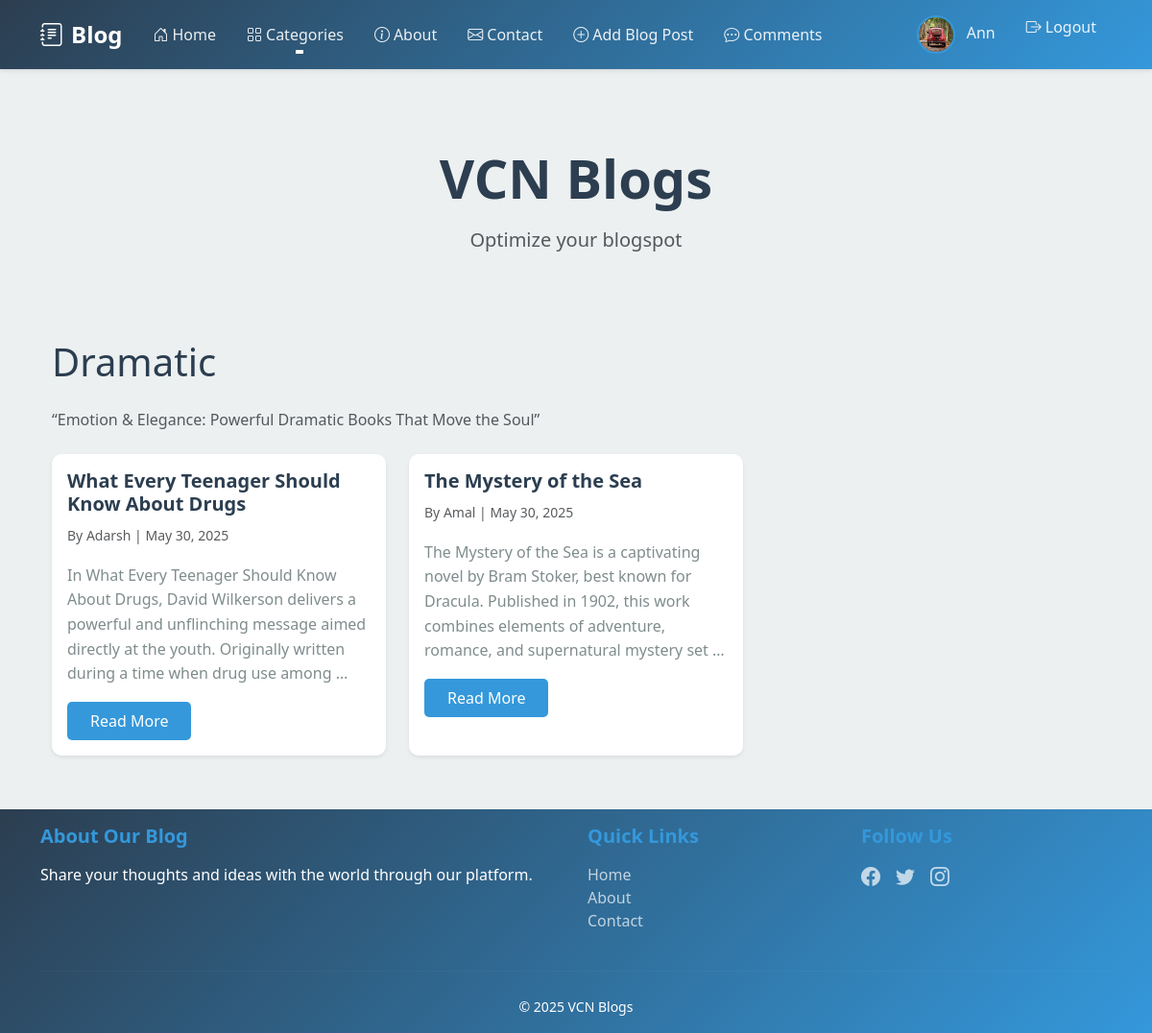
Page /category/dramatic/ (signed in) on the committed database.
### blog/models.py (models this page shows, shortened)
class Profile(models.Model):
    user = models.OneToOneField(User, on_delete=models.CASCADE)
    bio = models.TextField(max_length=500, blank=True)
    location = models.CharField(max_length=100)
    birth_date = models.DateField(null=True)
    avatar = models.ImageField(upload_to='avatars/', null=True, blank=True)
    website = models.URLField(max_length=200, blank=True)
    created_at = models.DateTimeField(auto_now_add=True)
    updated_at = models.DateTimeField(auto_now=True)

class Category(models.Model):
    name = models.CharField(max_length=100)
    slug = models.SlugField(unique=True)
    description = models.TextField(blank=True)
    created_at = models.DateTimeField(auto_now_add=True)
    class Meta:
        verbose_name_plural = 'Categories'
        ordering = ['name']

class Blog(models.Model):
    title = models.CharField(max_length=200)
    slug = models.SlugField(unique=True)
    content = models.TextField()
    excerpt = models.TextField(max_length=500, blank=True)
    author = models.ForeignKey(User, on_delete=models.CASCADE, related_name='blog_posts')
    category = models.ForeignKey(Category, on_delete=models.SET_NULL, null=True, related_name='posts')
    featured_image = models.ImageField(upload_to='blog_images/', null=True, blank=True)
    created_at = models.DateTimeField(auto_now_add=True)
    updated_at = models.DateTimeField(auto_now=True)
    class Meta:
        ordering = ['-created_at']
        indexes = [
            models.Index(fields=['-created_at']),
        ]

### blog/views.py (the view)
# urls.py: path('category/<slug:slug>/', views.CategoryBlogListView.as_view(), name='category_blogs'),
class CategoryBlogListView(ListView):
    model = Blog
    template_name = 'blog/category_blogs.html'
    context_object_name = 'blogs'
    paginate_by = 9
    def get_queryset(self):
        self.category = get_object_or_404(Category, slug=self.kwargs['slug'])
        return Blog.objects.filter(category=self.category).order_by('-created_at')
    def get_context_data(self, **kwargs):
        context = super().get_context_data(**kwargs)
        context['category'] = self.category
        context['categories'] = Category.objects.all()
        return context

### templates/blog/category_blogs.html (shortened to what this page needs)
{% extends 'index.html' %}
{% block content %}
<div class="container">
    <div class="row">
        <div class="col-12">
            <h1 class="mb-4">{{ category.name }}</h1>
            <p class="text-muted mb-4">{{ category.description }}</p>
        </div>
    </div>
    <div class="row">
        {% if blogs %}
            {% for blog in blogs %}
                <div class="col-md-6 col-lg-4 mb-4">
                    <div class="card h-100 shadow-sm">
                        <div class="card-body">
                            <h5 class="card-title">{{ blog.title }}</h5>
                            <p class="card-text text-muted">
                                <small>
                                    By {{ blog.author.username }} | {{ blog.created_at|date:"F j, Y" }}
                                </small>
                            </p>
                            <p class="card-text">{{ blog.content|truncatewords:30 }}</p>
                            <a href="{% url 'blog:blog_detail' blog.slug %}" class="btn btn-primary">Read More</a>
                        </div>
                    </div>
                </div>
            {% endfor %}
        {% else %}
            <div class="col-12">
                <div class="alert alert-info">
                    No blogs found in this category.
                </div>
            </div>
        {% endif %}
    </div>
</div>
{% endblock %}

### templates/shared/navbar.html (shortened to what this page needs)
{% load static %}
<nav class="navbar navbar-expand-lg navbar-dark sticky-top">
    <div class="container">
        <a class="navbar-brand" href="{% url 'blog:blog_list' %}">
            <i class="bi bi-journal-text me-2"></i>Blog
        </a>
        <div class="collapse navbar-collapse" id="navbarNav">
            <ul class="navbar-nav me-auto">
                <li class="nav-item">
                    <a class="nav-link {% if request.resolver_match.url_name == 'blog_list' %}active{% endif %}"
                       href="{% url 'blog:blog_list' %}">
                        <i class="bi bi-house-door me-1"></i>Home
                    </a>
                </li>
                <li class="nav-item dropdown">
                    <a class="nav-link dropdown-toggle" href="#" id="categoriesDropdown" role="button" data-bs-toggle="dropdown">
                        <i class="bi bi-grid me-1"></i>Categories
                    </a>
                </li>
                <li class="nav-item">
                    <a class="nav-link {% if request.resolver_match.url_name == 'about' %}active{% endif %}"
                       href="{% url 'blog:about' %}">
                        <i class="bi bi-info-circle me-1"></i>About
                    </a>
                </li>
                <li class="nav-item">
                    <a class="nav-link {% if request.resolver_match.url_name == 'contact' %}active{% endif %}"
                       href="{% url 'blog:contact' %}">
                        <i class="bi bi-envelope me-1"></i>Contact
                    </a>
                </li>
                {% if user.is_authenticated %}
                <li class="nav-item">
                    <a class="nav-link {% if request.resolver_match.url_name == 'blog_create' %}active{% endif %}"
                       href="{% url 'blog:blog_create' %}">
                        <i class="bi bi-plus-circle me-1"></i>Add Blog Post
                    </a>
                </li>
                <li class="nav-item">
                    <a class="nav-link {% if request.resolver_match.url_name == 'comment_list' %}active{% endif %}" href="{% url 'blog:comment_list' %}">
                        <i class="bi bi-chat-dots"></i> Comments
                    </a>
                </li>
                {% endif %}
            </ul>
            <ul class="navbar-nav">
                {% if user.is_authenticated %}
                    <li class="nav-item">
                        <a class="nav-link" href="{% url 'blog:profile' %}">
                            {% if user.profile.avatar %}
                                <img src="{{ user.profile.avatar.url }}" alt="{{ user.username }}" class="avatar me-2">
                            {% else %}
                                <i class="bi bi-person-circle me-2"></i>
                            {% endif %}
                            {{ user.username }}
                        </a>
                    </li>
                    <li class="nav-item">
                        <form method="post" action="{% url 'logout' %}" class="d-inline">
                            <button type="submit" class="btn btn-link nav-link">
                                <i class="bi bi-box-arrow-right me-1"></i>Logout
                            </button>
                        </form>
                    </li>
                {% else %}
                    <li class="nav-item">
                        <a class="nav-link" href="{% url 'login' %}">
                            <i class="bi bi-box-arrow-in-right me-1"></i>Login
                        </a>
                    </li>
                {% endif %}
            </ul>
        </div>
    </div>
</nav>

### templates/index.html (style rules this page uses)
:root { --primary-color: #2c3e50; --secondary-color: #34495e; --accent-color: #3498db; --background-color: #ecf0f1; --card-bg: #ffffff; --text-primary: #2c3e50; --text-secondary: #7f8c8d; --header-bg: #2c3e50; --footer-bg: #34495e; --card-shadow: 0 2px 4px rgba(0,0,0,0.1); --hover-shadow: 0 4px 8px rgba(0,0,0,0.15); }
body { min-height: 100vh; display: flex; flex-direction: column; background-color: var(--background-color); font-family: 'Segoe UI', system-ui, -apple-system, sans-serif; color: var(--text-primary); }
.navbar { background-color: var(--header-bg) !important; box-shadow: var(--card-shadow); }
.navbar-brand { font-weight: 700; font-size: 1.5rem; color: white !important; }
.nav-link { color: rgba(255, 255, 255, 0.9) !important; font-weight: 500; padding: 0.5rem 1rem !important; transition: all 0.2s ease; }
.card { border: none; border-radius: 10px; background-color: var(--card-bg); box-shadow: var(--card-shadow); transition: transform 0.2s ease, box-shadow 0.2s ease; overflow: hidden; }
.card-title { font-weight: 600; color: var(--text-primary); }
.card-text { color: var(--text-secondary); line-height: 1.6; }
.btn { padding: 0.5rem 1.5rem; font-weight: 500; border-radius: 5px; transition: all 0.2s ease; }
.btn-primary { background-color: var(--accent-color); border: none; }
.avatar { width: 40px; height: 40px; border-radius: 50%; object-fit: cover; border: 2px solid var(--accent-color); }

### templates/shared/navbar.html (style rules this page uses)
.navbar { background: linear-gradient(135deg, #2c3e50 0%, #3498db 100%); box-shadow: 0 2px 4px rgba(0,0,0,0.1); }
.navbar-brand { font-size: 1.5rem; color: #fff !important; }
.nav-link { color: rgba(255,255,255,0.9) !important; transition: all 0.3s ease; position: relative; }
.nav-link::after { content: ''; position: absolute; width: 0; height: 2px; bottom: 0; left: 50%; background-color: #fff; transition: all 0.3s ease; transform: translateX(-50%); }

### rows in the picture
Category: name "Dramatic", description "“Emotion & Elegance: Powerful Dramatic Books That Move the Soul”"
Blog: title "What Every Teenager Should Know About Drugs", author.username "Adarsh", created_at "May 30, 2025", content "In What Every Teenager Should Know About Drugs, David Wilkerson delivers a powerful and unflinching message aimed directly at the youth. Originally written during a time when drug use among …"
Blog: title "The Mystery of the Sea", author.username "Amal", created_at "May 30, 2025", content "The Mystery of the Sea is a captivating novel by Bram Stoker, best known for Dracula. Published in 1902, this work combines elements of adventure, romance, and supernatural mystery set …"

### other values in the picture
{{ user.username }} "Ann"
